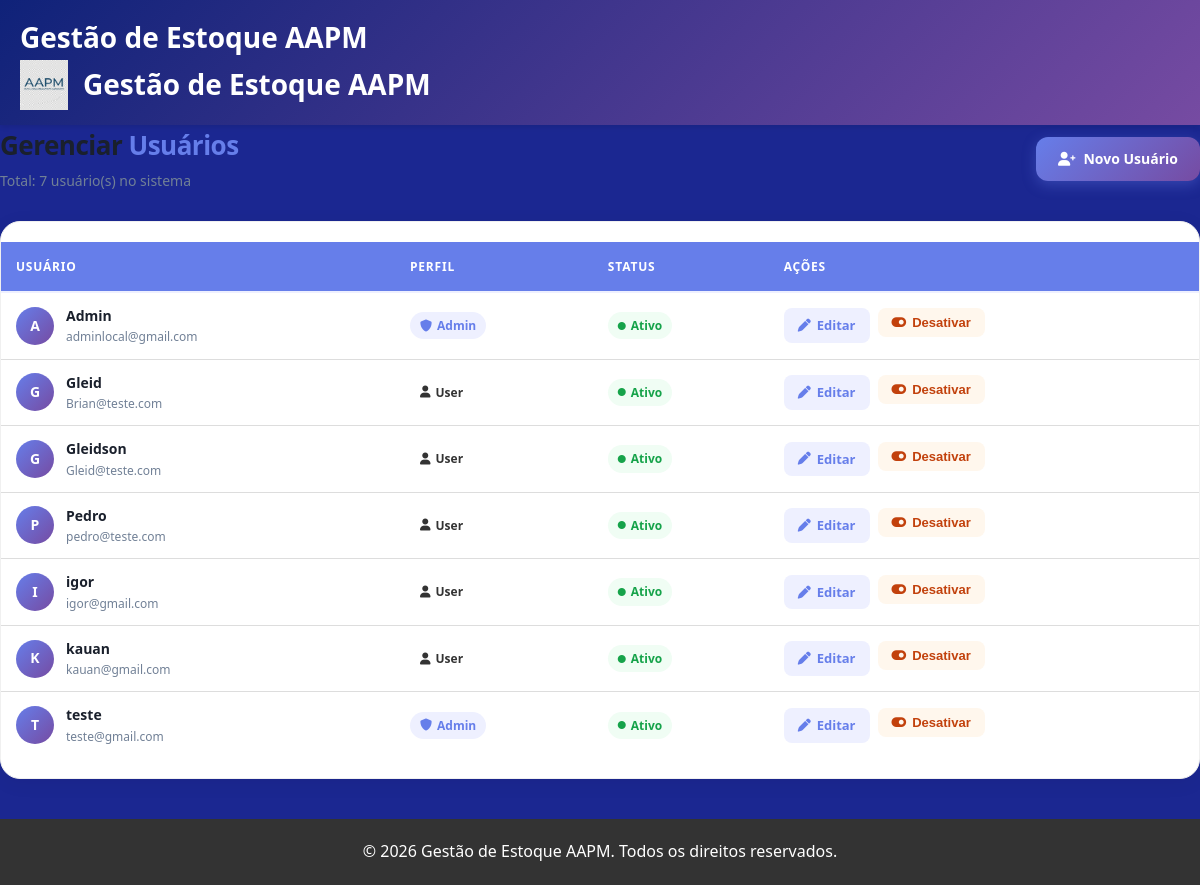
/usuarios/ (signed in), run on the app's committed database.
### app/models/usuario.py (models this page shows)
class Usuario(Base):
    __tablename__ = "usuarios"
    id = Column(Integer, primary_key=True, index=True)
    nome = Column(String(255), nullable=False)
    email = Column(String(255), unique=True, nullable=False)
    senha_hash = Column(String(255), nullable=False)
    role = Column(String(20), default="user")
    ativo = Column(Boolean, default=True)
    criado_em = Column(DateTime, server_default=func.now())

### app/controllers/admin_controller.py (the view)
@router.get("/")
def listar_usuarios(
    request: Request,
    db: Session = Depends(get_db),
    admin = Depends(get_admin) # Bloqueia quem não é admin
):
    usuarios = db.query(Usuario).order_by(Usuario.nome).all()
    return templates.TemplateResponse(
        request,
        "usuarios/index.html",
        {
            "request": request,
            "admin": admin,
            "usuarios": usuarios
        }
    )

### app/templates/usuarios/index.html (shortened to what this page needs)
{% extends "base.html" %}
{% block head %}
<link rel="stylesheet" href="https://cdnjs.cloudflare.com/ajax/libs/font-awesome/6.0.0/css/all.min.css">
{% endblock %}
{% block content %}
<div class="page-header">
  <div>
    <h1 class="page-title">Gerenciar <span>Usuários</span></h1>
    <p style="color:#718096; font-size:14px; margin-top:4px;">Total: {{ usuarios|length }} usuário(s) no sistema</p>
  </div>
  <a href="/usuarios/novo" class="btn-novo"><i class="fas fa-user-plus"></i> Novo Usuário</a>
</div>
<div class="card">
  {% if usuarios %}
  <table>
    <thead>
      <tr>
        <th>Usuário</th>
        <th>Perfil</th>
        <th>Status</th>
        <th>Ações</th>
      </tr>
    </thead>
    <tbody>
      {% for u in usuarios %}
      <tr>
        <td>
          <div class="user-cell">
            <div class="avatar">{{ u.nome[0].upper() }}</div>
            <div>
              <div class="user-name">{{ u.nome }}</div>
              <div class="user-email">{{ u.email }}</div>
            </div>
          </div>
        </td>
        <td>
          <span class="badge badge-{{ u.role }}">
            <i class="fas fa-{{ 'shield-halved' if u.role == 'admin' else 'user' }}"></i>
            {{ u.role | capitalize }}
          </span>
        </td>
        <td>
          <span class="badge badge-{{ 'ativo' if u.ativo else 'inativo' }}">
            <i class="fas fa-circle" style="font-size:8px;"></i>
            {{ 'Ativo' if u.ativo else 'Inativo' }}
          </span>
        </td>
        <td>
          <div class="actions">
            <a href="/usuarios/{{ u.id }}/editar" class="btn-action btn-edit">
              <i class="fas fa-pen"></i> Editar
            </a>
            <form action="/usuarios/{{ u.id }}/toggle-ativo" method="post" style="margin:0;">
              <button type="submit" class="btn-action btn-toggle {{ 'ativar' if not u.ativo else '' }}">
                <i class="fas fa-{{ 'toggle-on' if u.ativo else 'toggle-off' }}"></i>
                {{ 'Desativar' if u.ativo else 'Ativar' }}
              </button>
            </form>
          </div>
        </td>
      </tr>
      {% endfor %}
    </tbody>
  </table>
  {% endif %}
</div>
{% endblock %}

### app/templates/base.html (shortened to what this page needs)
<!DOCTYPE html>
<html lang="pt-BR">
<head>
    <link rel="stylesheet" href="https://cdnjs.cloudflare.com/ajax/libs/font-awesome/6.4.0/css/all.min.css">
    {% block head %}{% endblock %}
</head>
<body>
    <header>
        <div class="container">
            <div class="header-top">
                <h1>Gestão de Estoque AAPM</h1>
            <div class="header-content">
                <img src="/logo/logoAAPM.png" alt="Logo AAPM" class="logo-header">
                <h1>Gestão de Estoque AAPM</h1>
            </div>
        </div>
    </header>
    <main>
        {% block content %}{% endblock %}
    </main>
    <footer>
        <p>&copy; 2026 Gestão de Estoque AAPM. Todos os direitos reservados.</p>
    </footer>
</body>
</html>

### app/templates/usuarios/index.html (style rules this page uses)
body { font-family: 'Plus Jakarta Sans', sans-serif; }
.page-header { display: flex; justify-content: space-between; align-items: center; margin-bottom: 28px; }
.page-title { font-size: 26px; font-weight: 800; color: #1a202c; letter-spacing: -0.5px; }
.page-title span { color: #667eea; }
.btn-novo { background: linear-gradient(135deg, #667eea 0%, #764ba2 100%); color: white; padding: 11px 22px; border-radius: 12px; text-decoration: none; font-weight: 700; font-size: 14px; display: inline-flex; align-items: center; gap: 8px; transition: transform 0.2s, box-shadow 0.2s; box-shadow: 0 4px 14px rgba(102,126,234,0.35); }
.card { background: white; border-radius: 20px; box-shadow: 0 4px 20px rgba(0,0,0,0.06); overflow: hidden; border: 1px solid #f0f0f0; }
table { width: 100%; border-collapse: collapse; margin: 0; }
thead th { background: #f8f9ff; padding: 14px 18px; text-align: left; font-size: 12px; font-weight: 700; text-transform: uppercase; letter-spacing: 0.8px; color: #667eea; border-bottom: 2px solid #eef0ff; }
tbody td { padding: 15px 18px; border-bottom: 1px solid #f5f5f5; vertical-align: middle; font-size: 14px; }
tbody tr:last-child td { border-bottom: none; }
.user-cell { display: flex; align-items: center; gap: 12px; }
.avatar { width: 38px; height: 38px; border-radius: 50%; background: linear-gradient(135deg, #667eea, #764ba2); color: white; font-weight: 700; font-size: 14px; display: flex; align-items: center; justify-content: center; flex-shrink: 0; }
.user-name { font-weight: 600; color: #1a202c; }
.user-email { font-size: 12px; color: #718096; }
.badge { display: inline-flex; align-items: center; gap: 5px; padding: 4px 10px; border-radius: 20px; font-size: 12px; font-weight: 700; }
.badge-admin { background: #eef0ff; color: #667eea; }
.badge-ativo { background: #f0fdf4; color: #16a34a; }
.actions { display: flex; gap: 8px; }
.btn-action { padding: 7px 14px; border-radius: 8px; font-size: 13px; font-weight: 600; text-decoration: none; border: none; cursor: pointer; display: inline-flex; align-items: center; gap: 6px; transition: 0.2s; }
.btn-edit { background: #eef0ff; color: #667eea; }
.btn-toggle { background: #fff7ed; color: #c2410c; }

### app/templates/base.html (style rules this page uses)
* { margin: 0; padding: 0; box-sizing: border-box; }
body { font-family: 'Segoe UI', Tahoma, Geneva, Verdana, sans-serif; background-color: #1b2791; color: #333; line-height: 1.6; min-height: 100vh; }
header { background: linear-gradient(135deg, #0f2279 0%, #764ba2 100%); color: rgb(255, 255, 255); padding: 15px 0; box-shadow: 0 2px 5px rgba(0, 0, 0, 0.1); }
.container { max-width: 1200px; margin: 0 auto; padding: 0 20px; }
.header-content { display: flex; align-items: center; gap: 15px; }
.logo-header { height: 50px; width: auto; object-fit: contain; }
h1 { font-size: 28px; font-weight: 600; }
main { padding: 0; min-height: calc(100vh - 150px); }
footer { background-color: #333; color: rgb(255, 255, 255); text-align: center; padding: 20px; margin-top: 40px; }
button, .btn { background-color: #667eea; color: white; padding: 10px 20px; border: none; border-radius: 4px; cursor: pointer; transition: 0.3s; }
table { width: 100%; border-collapse: collapse; background-color: white; margin: 20px 0; }
table th { background-color: #667eea; color: white; padding: 15px; text-align: left; }
table td { padding: 12px 15px; border-bottom: 1px solid #ddd; }

### data on the page
Usuario: nome "A", nome "Admin", email "adminlocal@gmail.com", role "Admin", ativo "Ativo", ativo "Desativar"
Usuario: nome "G", nome "Gleid", email "Brian@teste.com", role "User", ativo "Ativo", ativo "Desativar"
Usuario: nome "G", nome "Gleidson", email "Gleid@teste.com", role "User", ativo "Ativo", ativo "Desativar"
Usuario: nome "P", nome "Pedro", email "pedro@teste.com", role "User", ativo "Ativo", ativo "Desativar"
Usuario: nome "I", nome "igor", email "igor@gmail.com", role "User", ativo "Ativo", ativo "Desativar"
Usuario: nome "K", nome "kauan", email "kauan@gmail.com", role "User", ativo "Ativo", ativo "Desativar"
Usuario: nome "T", nome "teste", email "teste@gmail.com", role "Admin", ativo "Ativo", ativo "Desativar"

### other printed values
{{ usuarios|length }} "7"
